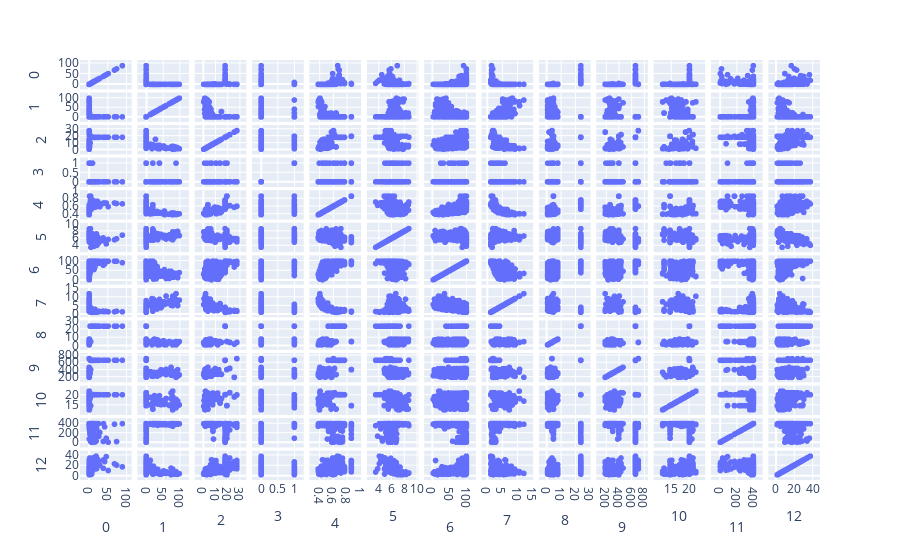
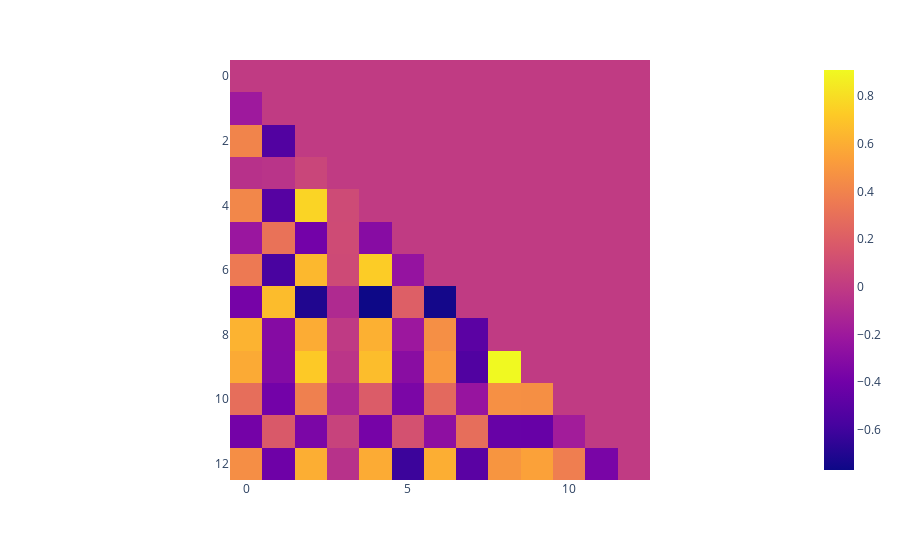

Notebook code for these charts, in order:
### Code cell
dataF = pd.DataFrame(data)

fig=px.scatter_matrix(dataF)
fig.show()

corr = dataF.corr()
mask=np.zeros_like(corr, np.bool_)
mask[np.triu_indices_from(mask)] = True

mask = ~mask

fig=px.imshow(corr*mask)
fig.show()

### Figure 1 — Plotly figure (JSON) as saved in the notebook; plotly's stock layout.template omitted (floating-point values rounded to 4 significant figures; data arrays with more than 128 entries replaced by an {"elided": "..."} marker saying what was removed)
{"data": [{"dimensions": [{"axis": {"matches": true}, "label": "0", "values": {"elided": "506 float values"}}, {"axis": {"matches": true}, "label": "1", "values": {"elided": "506 float values"}}, {"axis": {"matches": true}, "label": "2", "values": {"elided": "506 float values"}}, {"axis": {"matches": true}, "label": "3", "values": {"elided": "506 float values"}}, {"axis": {"matches": true}, "label": "4", "values": {"elided": "506 float values"}}, {"axis": {"matches": true}, "label": "5", "values": {"elided": "506 float values"}}, {"axis": {"matches": true}, "label": "6", "values": {"elided": "506 float values"}}, {"axis": {"matches": true}, "label": "7", "values": {"elided": "506 float values"}}, {"axis": {"matches": true}, "label": "8", "values": {"elided": "506 float values"}}, {"axis": {"matches": true}, "label": "9", "values": {"elided": "506 float values"}}, {"axis": {"matches": true}, "label": "10", "values": {"elided": "506 float values"}}, {"axis": {"matches": true}, "label": "11", "values": {"elided": "506 float values"}}, {"axis": {"matches": true}, "label": "12", "values": {"elided": "506 float values"}}], "hovertemplate": "%{xaxis.title.text}=%{x}<br>%{yaxis.title.text}=%{y}<extra></extra>", "legendgroup": "", "marker": {"color": "#636efa", "symbol": "circle"}, "name": "", "showlegend": false, "type": "splom"}], "layout": {"legend": {"tracegroupgap": 0}, "margin": {"t": 60}, "dragmode": "select"}}

### Figure 2 — Plotly figure (JSON) as saved in the notebook; plotly's stock layout.template omitted (floating-point values rounded to 4 significant figures; data arrays with more than 128 entries replaced by an {"elided": "..."} marker saying what was removed)
{"data": [{"coloraxis": "coloraxis", "name": "0", "x": [0, 1, 2, 3, 4, 5, 6, 7, 8, 9, 10, 11, 12], "y": [0, 1, 2, 3, 4, 5, 6, 7, 8, 9, 10, 11, 12], "z": {"elided": "13x13 float values"}, "type": "heatmap", "xaxis": "x", "yaxis": "y", "hovertemplate": "x: %{x}<br>y: %{y}<br>color: %{z}<extra></extra>"}], "layout": {"xaxis": {"anchor": "y", "domain": [0.0, 1.0], "scaleanchor": "y", "constrain": "domain"}, "yaxis": {"anchor": "x", "domain": [0.0, 1.0], "autorange": "reversed", "constrain": "domain"}, "coloraxis": {"colorscale": [[0.0, "#0d0887"], [0.1111, "#46039f"], [0.2222, "#7201a8"], [0.3333, "#9c179e"], [0.4444, "#bd3786"], [0.5556, "#d8576b"], [0.6667, "#ed7953"], [0.7778, "#fb9f3a"], [0.8889, "#fdca26"], [1.0, "#f0f921"]]}, "margin": {"t": 60}}}
